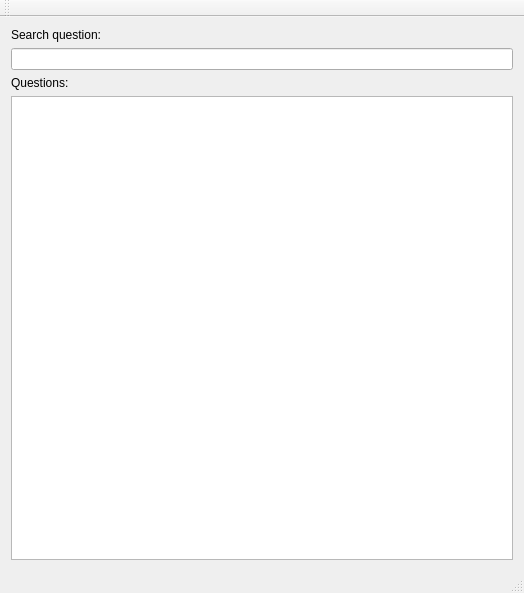
<?xml version="1.0" encoding="UTF-8"?>
<ui version="4.0">
 <class>SearchWidgetClass</class>
 <widget class="QMainWindow" name="SearchWidgetClass">
  <property name="geometry">
   <rect>
    <x>0</x>
    <y>0</y>
    <width>524</width>
    <height>593</height>
   </rect>
  </property>
  <property name="windowTitle">
   <string>SearchWidget</string>
  </property>
  <widget class="QWidget" name="centralWidget">
   <layout class="QHBoxLayout" name="horizontalLayout">
    <item>
     <layout class="QVBoxLayout" name="verticalLayout_3">
      <item>
       <layout class="QVBoxLayout" name="verticalLayout">
        <item>
         <widget class="QLabel" name="label">
          <property name="text">
           <string>Search question:</string>
          </property>
         </widget>
        </item>
        <item>
         <widget class="QLineEdit" name="searchLineEdit"/>
        </item>
       </layout>
      </item>
      <item>
       <layout class="QVBoxLayout" name="verticalLayout_2">
        <item>
         <widget class="QLabel" name="label_2">
          <property name="text">
           <string>Questions:</string>
          </property>
         </widget>
        </item>
        <item>
         <widget class="QListWidget" name="searchListWidget"/>
        </item>
       </layout>
      </item>
     </layout>
    </item>
   </layout>
  </widget>
  <widget class="QMenuBar" name="menuBar">
   <property name="geometry">
    <rect>
     <x>0</x>
     <y>0</y>
     <width>524</width>
     <height>22</height>
    </rect>
   </property>
  </widget>
  <widget class="QToolBar" name="mainToolBar">
   <attribute name="toolBarArea">
    <enum>TopToolBarArea</enum>
   </attribute>
   <attribute name="toolBarBreak">
    <bool>false</bool>
   </attribute>
  </widget>
  <widget class="QStatusBar" name="statusBar"/>
 </widget>
 <layoutdefault spacing="6" margin="11"/>
 <resources/>
 <connections/>
</ui>
